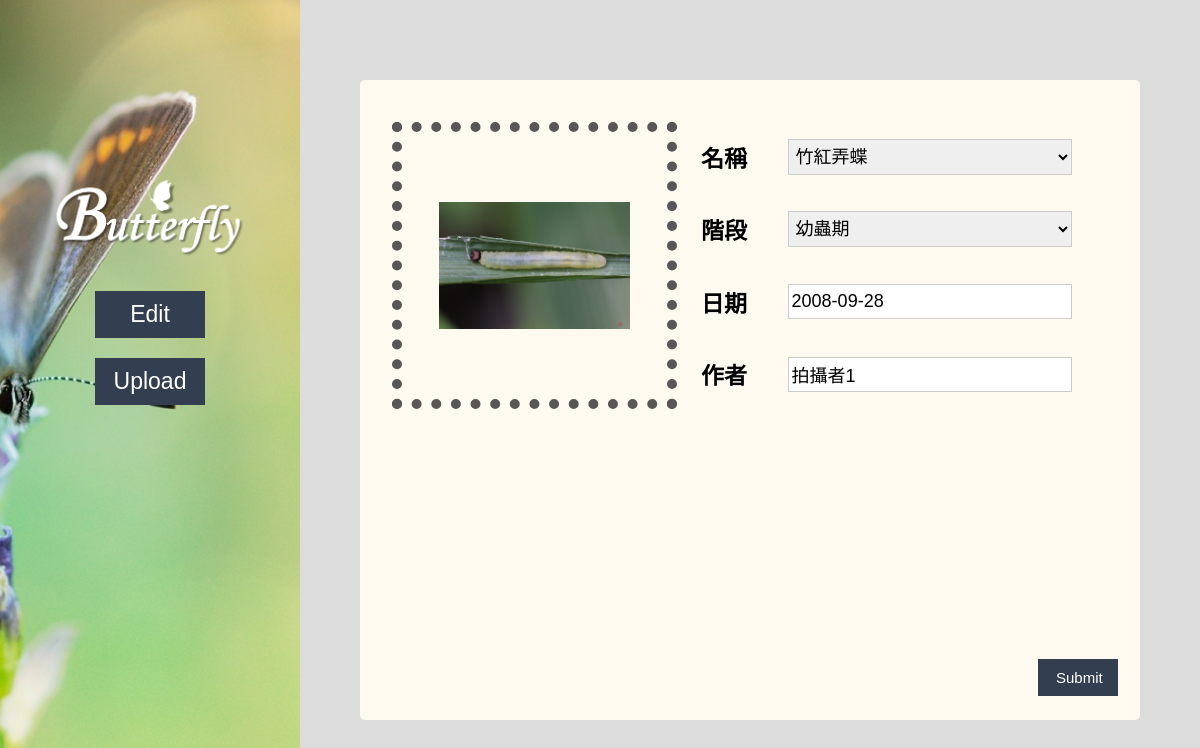
The app's page /user_edit_id.php?id=1 with its own data.
### tables this page shows
CREATE TABLE `img` (
  `id` int(11) NOT NULL,
  `src` varchar(150) NOT NULL,
  `b_name` varchar(50) NOT NULL,
  `b_stage` varchar(50) NOT NULL,
  `date` date NOT NULL,
  `author` varchar(20) NOT NULL
);

CREATE TABLE `butterfly` (
  `id` int(11) NOT NULL,
  `name` text NOT NULL,
  `nickname` text NOT NULL,
  `field` text NOT NULL,
  `gender` varchar(2) NOT NULL,
  `stage` text NOT NULL,
  `season` text NOT NULL,
  `description` text NOT NULL
);

### model.php (called while the page is built, shortened)
<?php
require("dbconnect.php");
function getButterflyList() {
    global $conn;
	$sql = "SELECT * FROM `butterfly`";
	return mysqli_query($conn, $sql);
}
?>

### user_edit_id.php (the view, shortened to what this page needs)
<?php
require('loginmodel.php');
require('model.php');
$id = (int)$_REQUEST['id'];
$sql = "select * from img where id=$id;";
$result=mysqli_query($conn,$sql) or die("DB Error: Cannot retrieve message.");
if ($rs=mysqli_fetch_assoc($result)) {
	$src=$rs['src'];
    $b_name=$rs['b_name'];
    $b_stage=$rs['b_stage'];
    $date=$rs['date'];
    $author=$rs['author'];
} else {
	echo "Your id is wrong!!";
	exit(0);
}
?>
<!DOCTYPE html PUBLIC "-//W3C//DTD XHTML 1.0 Transitional//EN" "http://www.w3.org/TR/xhtml1/DTD/xhtml1-transitional.dtd">
<html xmlns="http://www.w3.org/1999/xhtml">
<head>
<link type="text/css" rel="stylesheet" href="user_upload.css">
</head>
<body>
<div id="t">
<div id="menu">
<img src="image/title.png" id="title"/>
<button class="tool" onclick="location.href='user_edit.php'">Edit</button><br />
<button class="tool" onclick="location.href='user_upload.php'">Upload</button>
</div>
</div>
<div id="content">
<form method="post" action="control.php" enctype="multipart/form-data">
<table id="f">
<tr><td rowspan="4" class="up_p"><label class="upload_cover">
    <?php echo "<img src='upload/", $src, "' class='img'/></label></td>"; ?>
    <th>名稱</th><td class="up_d"><select name='b_name'>
<?php
$results=getButterflyList();
$i=1;
while ($rs=mysqli_fetch_array($results)) {
    if ( ($i%3) == 1) {
        echo "<option ";
         if ($b_name==$rs['name'])
             echo "selected";
         echo ">", $rs['name'], "</option>";
    }
    $i++;
}
echo "</td></tr>";
?>
<tr><th>階段</th><td class="up_d"><label><select name="b_stage">
        <option <?php if ($b_stage == "幼蟲期") echo "selected"; ?> >幼蟲期</option>
</select></label></td></tr>
<tr><th>日期</th><td class="up_d"><label>
        <input type="text" name="date" value="<?php echo $date;?>"/>
</label></td></tr>
<tr><th>作者</th><td class="up_d"><label>
        <input name="author" type="text" value="<?php echo $author;?>" />
</label></td></tr>
</table>
<input type="submit" class="button" value="Submit" />
</form>
</div>
</body>
</html>

### user_upload.css (style rules this page uses)
body { font-family: 微軟正黑體; text-align: center; font-size:20px; background-color: #DCDCDC; }
div { box-sizing: border-box; }
#t { //background: url(image/圖片2.png); //background-size: 450px; position: absolute; top: 0px; left: 0px; width: 25%; height: 100%; }
#title { width: 80%; position: relative; display:block; margin: auto; }
#menu { position: absolute; width: 100%; left: 0px; top: 150px; text-align:center-left; font-size:30px; font-weight: bold; }
#content { position: absolute; top: 10%; right: 5%; width: 65%; height: 80%; border-radius:5px; background-color: #FFFAF0; //background: linear-gradient(to bottom, rgba(255, 255, 255,0.8), rgba(255, 255, 255,0.8)); }
.tool { border: none; width: 110px; padding: 8px 16px; text-align: center; text-decoration: none; display: inline-block; //border-radius:5px; font-size: 23px; margin: 10px 5px; //-webkit-transition-duration: 0.4s; //transition-duration: 0.4s; cursor: pointer; //background: linear-gradient(to bottom, rgba(255, 255, 255,0.8), rgba(255, 255, 255,0.8)); background-color: #333F50; color: white; border: 2px solid #333F50; }
.button { position: absolute; bottom: 20px; right: 20px; width: 80px; border: none; padding: 8px 16px; text-align: center; text-decoration: none; display: inline-block; font-size: 15px; margin: 4px 2px; //-webkit-transition-duration: 0.4s; //transition-duration: 0.4s; cursor: pointer; background-color: #333F50; color: white; border: 2px solid #333F50; }
#f { margin: 40px 30px auto; }
.img { width: 85%; margin: 50px 0px; }
th { width: 10%; padding: 8px 3px; text-align:right; font-size:23px; //border: 1px solid #ccc; }
.up_d { width: 50%; padding: 6px 0px; //border: 1px solid #ccc; text-align: center; max-height: 380px; }
input, select, textarea { width: 80%; padding: 6px 3px; //margin: 5px 0; display: inline-block; border: 1px solid #ccc; box-sizing: border-box; font-size: 18px; }
.up_p { border: 10px dotted #595656; width: 40%; padding: 20px; text-align: center; }
.upload_cover { width: 75%; cursor: pointer; }

### records on screen
img: src (picture), b_name "竹紅弄蝶", b_stage "幼蟲期", date "2008-09-28", author "拍攝者1"
